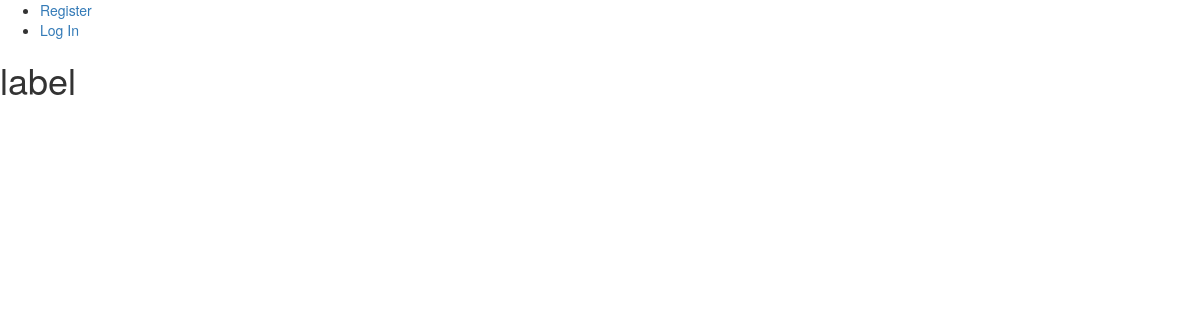
/, run on an earlier commit of the app's database.
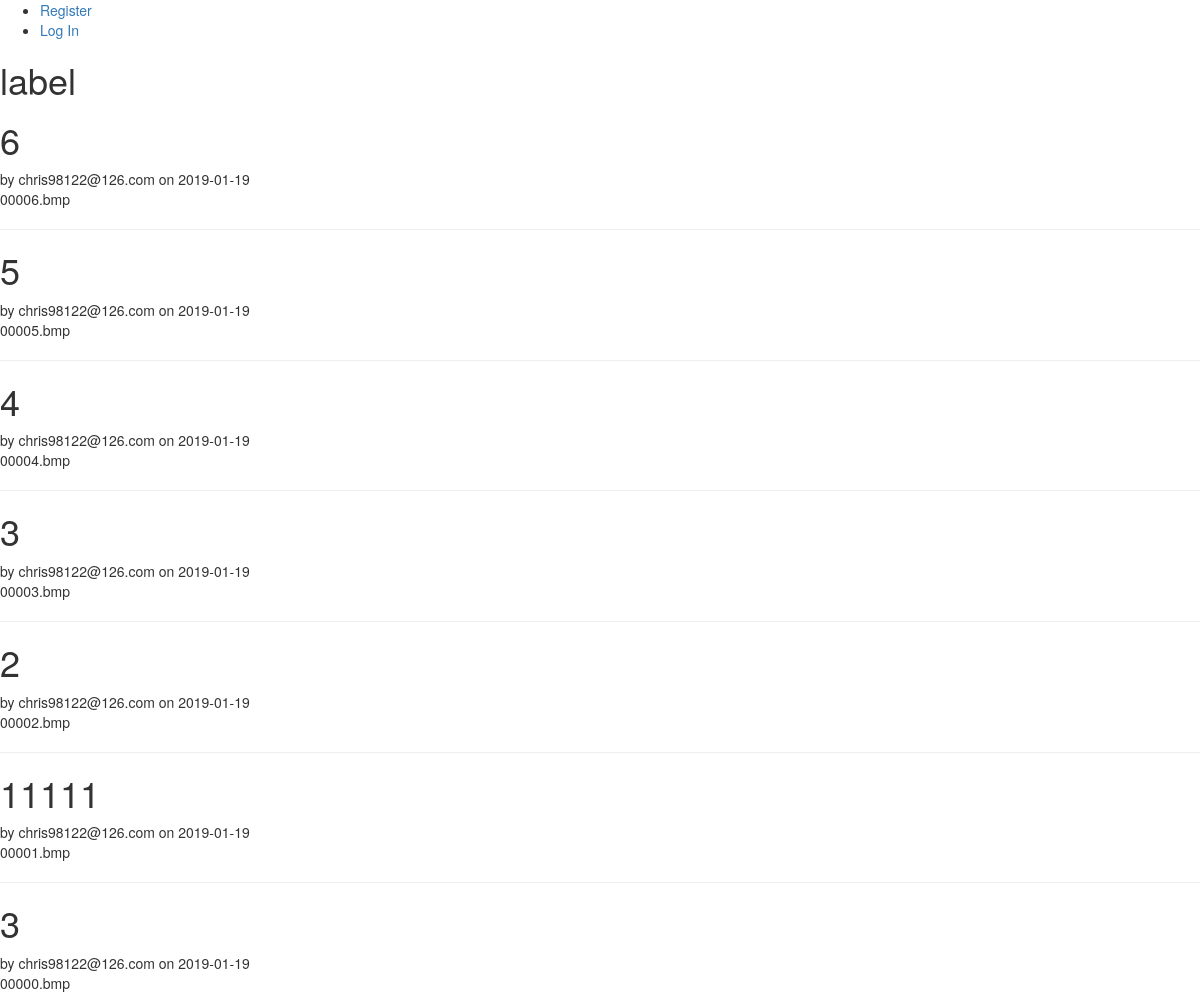
And on a later commit of the database.
### tables this page shows
CREATE TABLE post (
  id INTEGER PRIMARY KEY AUTOINCREMENT,
  author_id INTEGER NOT NULL,
  created TIMESTAMP NOT NULL DEFAULT CURRENT_TIMESTAMP,
  title TEXT,
  body TEXT NOT NULL,
  FOREIGN KEY (author_id) REFERENCES user (id)
);

CREATE TABLE user (
  id INTEGER PRIMARY KEY AUTOINCREMENT,
  username TEXT UNIQUE NOT NULL,
  password TEXT NOT NULL
);

### robolabel/label.py (the view)
@lb.route('/')
def index():
    db = get_db()
    posts = db.execute(
        'SELECT p.id, title,body, created, author_id, username'
        ' FROM post p JOIN user u ON p.author_id = u.id'
        ' ORDER BY created DESC'
    ).fetchall()
    return render_template('label/index.html', posts=posts)

### robolabel/auth.py (called while the page is built)
@lb.before_app_request
def load_logged_in_user():
    user_id = session.get('user_id')
    if user_id is None:
        g.user = None
    else:
        g.user = get_db().execute(
            'SELECT * FROM user WHERE id = ?', (user_id,)
        ).fetchone()

### robolabel/db.py (called while the page is built)
def get_db():
    if 'db' not in g:
        g.db = sqlite3.connect(
            current_app.config['DATABASE'],
            detect_types=sqlite3.PARSE_DECLTYPES
        )
        g.db.row_factory = sqlite3.Row
    return g.db

### robolabel/templates/label/index.html (shortened to what this page needs)
{% extends 'base.html' %}
{% block scripts %}
<link rel="stylesheet" href="{{ url_for('static', filename='bootstrap.css') }}">
<link  media="screen" rel="stylesheet" type="text/css" href="{{ url_for('static', filename='jquery.selectareas.css')}} ">
{% endblock %}
{% block header %}
  <h1>{% block title %}label{% endblock %}</h1>
{% endblock %}
{% block content %}
  {% for post in posts %}
    <article class="post">
      <header>
        <div>
          <h1>{{ post['title'] }}</h1>
          <div class="about">by {{ post['username'] }} on {{ post['created'].strftime('%Y-%m-%d') }}</div>
        </div>
      </header>
      <p class="body">{{ post['body'] }}</p>
    </article>
    {% if not loop.last %}
      <hr>
    {% endif %}
  {% endfor %}
{% endblock %}

What changed in the data, as far as the page shows it:
added post: title "6", username "chris98122@126.com", created "2019-01-19", body "00006.bmp"
added post: title "5", username "chris98122@126.com", created "2019-01-19", body "00005.bmp"
added post: title "4", username "chris98122@126.com", created "2019-01-19", body "00004.bmp"
added post: title "3", username "chris98122@126.com", created "2019-01-19", body "00003.bmp"
added post: title "2", username "chris98122@126.com", created "2019-01-19", body "00002.bmp"
added post: title "11111", username "chris98122@126.com", created "2019-01-19", body "00001.bmp"
added post: title "3", username "chris98122@126.com", created "2019-01-19", body "00000.bmp"
